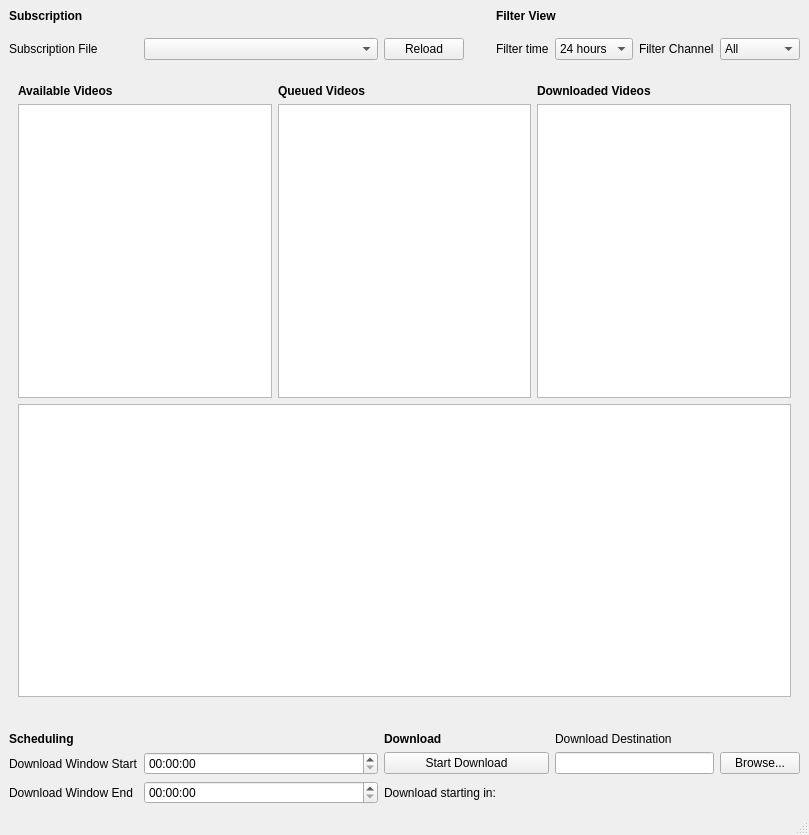
<?xml version="1.0" encoding="UTF-8"?>
<ui version="4.0">
 <class>MainWindow</class>
 <widget class="QMainWindow" name="MainWindow">
  <property name="geometry">
   <rect>
    <x>0</x>
    <y>0</y>
    <width>809</width>
    <height>835</height>
   </rect>
  </property>
  <property name="windowTitle">
   <string>YouTube Download Manager</string>
  </property>
  <widget class="QWidget" name="centralwidget">
   <layout class="QGridLayout" name="gridLayout">
    <item row="0" column="4" colspan="4">
     <widget class="QLabel" name="label_6">
      <property name="font">
       <font>
        <weight>75</weight>
        <bold>true</bold>
       </font>
      </property>
      <property name="text">
       <string>Filter View</string>
      </property>
     </widget>
    </item>
    <item row="1" column="3">
     <spacer name="verticalSpacer">
      <property name="orientation">
       <enum>Qt::Vertical</enum>
      </property>
      <property name="sizeType">
       <enum>QSizePolicy::Maximum</enum>
      </property>
      <property name="sizeHint" stdset="0">
       <size>
        <width>20</width>
        <height>40</height>
       </size>
      </property>
     </spacer>
    </item>
    <item row="1" column="0">
     <widget class="QLabel" name="label_3">
      <property name="text">
       <string>Subscription File</string>
      </property>
     </widget>
    </item>
    <item row="1" column="6">
     <widget class="QLabel" name="label_2">
      <property name="text">
       <string>Filter Channel</string>
      </property>
     </widget>
    </item>
    <item row="1" column="5">
     <widget class="QComboBox" name="timeFilterBox">
      <item>
       <property name="text">
        <string>24 hours</string>
       </property>
      </item>
      <item>
       <property name="text">
        <string>48 hours</string>
       </property>
      </item>
      <item>
       <property name="text">
        <string>7 days</string>
       </property>
      </item>
      <item>
       <property name="text">
        <string>14 days</string>
       </property>
      </item>
      <item>
       <property name="text">
        <string>31 days</string>
       </property>
      </item>
      <item>
       <property name="text">
        <string>1 year</string>
       </property>
      </item>
     </widget>
    </item>
    <item row="1" column="1">
     <widget class="QComboBox" name="subFileBox">
      <property name="sizePolicy">
       <sizepolicy hsizetype="Expanding" vsizetype="Fixed">
        <horstretch>0</horstretch>
        <verstretch>0</verstretch>
       </sizepolicy>
      </property>
      <property name="editable">
       <bool>false</bool>
      </property>
      <property name="currentIndex">
       <number>-1</number>
      </property>
      <item>
       <property name="text">
        <string>...</string>
       </property>
      </item>
     </widget>
    </item>
    <item row="8" column="7">
     <widget class="QPushButton" name="downloadPathButton">
      <property name="text">
       <string>Browse...</string>
      </property>
     </widget>
    </item>
    <item row="8" column="5" colspan="2">
     <widget class="QLineEdit" name="downloadPathEdit">
      <property name="sizePolicy">
       <sizepolicy hsizetype="Minimum" vsizetype="Fixed">
        <horstretch>0</horstretch>
        <verstretch>0</verstretch>
       </sizepolicy>
      </property>
     </widget>
    </item>
    <item row="8" column="1">
     <widget class="QTimeEdit" name="timeStartEdit"/>
    </item>
    <item row="7" column="2">
     <widget class="QLabel" name="label_12">
      <property name="font">
       <font>
        <weight>75</weight>
        <bold>true</bold>
       </font>
      </property>
      <property name="text">
       <string>Download</string>
      </property>
     </widget>
    </item>
    <item row="3" column="0" colspan="8">
     <widget class="QFrame" name="frame">
      <property name="frameShape">
       <enum>QFrame::NoFrame</enum>
      </property>
      <property name="frameShadow">
       <enum>QFrame::Plain</enum>
      </property>
      <property name="lineWidth">
       <number>0</number>
      </property>
      <layout class="QGridLayout" name="gridLayout_2">
       <item row="1" column="2">
        <widget class="QListView" name="downloadedVideoList"/>
       </item>
       <item row="1" column="1">
        <widget class="QListView" name="queuedVideoList"/>
       </item>
       <item row="1" column="0">
        <widget class="QListView" name="availVideoList"/>
       </item>
       <item row="0" column="0">
        <widget class="QLabel" name="label_4">
         <property name="font">
          <font>
           <weight>75</weight>
           <bold>true</bold>
          </font>
         </property>
         <property name="text">
          <string>Available Videos</string>
         </property>
        </widget>
       </item>
       <item row="0" column="1">
        <widget class="QLabel" name="label_10">
         <property name="font">
          <font>
           <weight>75</weight>
           <bold>true</bold>
          </font>
         </property>
         <property name="text">
          <string>Queued Videos</string>
         </property>
        </widget>
       </item>
       <item row="0" column="2">
        <widget class="QLabel" name="label_11">
         <property name="font">
          <font>
           <weight>75</weight>
           <bold>true</bold>
          </font>
         </property>
         <property name="text">
          <string>Downloaded Videos</string>
         </property>
        </widget>
       </item>
       <item row="2" column="0" colspan="3">
        <widget class="QTextBrowser" name="videoBrowser"/>
       </item>
      </layout>
     </widget>
    </item>
    <item row="1" column="2">
     <widget class="QPushButton" name="subReloadButton">
      <property name="text">
       <string>Reload</string>
      </property>
     </widget>
    </item>
    <item row="8" column="0">
     <widget class="QLabel" name="label_8">
      <property name="text">
       <string>Download Window Start</string>
      </property>
     </widget>
    </item>
    <item row="0" column="0" colspan="3">
     <widget class="QLabel" name="label_5">
      <property name="font">
       <font>
        <weight>75</weight>
        <bold>true</bold>
       </font>
      </property>
      <property name="text">
       <string>Subscription</string>
      </property>
     </widget>
    </item>
    <item row="6" column="0" colspan="8">
     <spacer name="horizontalSpacer">
      <property name="orientation">
       <enum>Qt::Horizontal</enum>
      </property>
      <property name="sizeHint" stdset="0">
       <size>
        <width>40</width>
        <height>20</height>
       </size>
      </property>
     </spacer>
    </item>
    <item row="1" column="4">
     <widget class="QLabel" name="label">
      <property name="text">
       <string>Filter time</string>
      </property>
     </widget>
    </item>
    <item row="1" column="7">
     <widget class="QComboBox" name="channelFilterBox">
      <item>
       <property name="text">
        <string>All</string>
       </property>
      </item>
     </widget>
    </item>
    <item row="7" column="0">
     <widget class="QLabel" name="label_7">
      <property name="font">
       <font>
        <weight>75</weight>
        <bold>true</bold>
       </font>
      </property>
      <property name="text">
       <string>Scheduling</string>
      </property>
     </widget>
    </item>
    <item row="9" column="1">
     <widget class="QTimeEdit" name="timeEndEdit"/>
    </item>
    <item row="9" column="0">
     <widget class="QLabel" name="label_9">
      <property name="text">
       <string>Download Window End</string>
      </property>
     </widget>
    </item>
    <item row="8" column="2" colspan="3">
     <widget class="QPushButton" name="pushButton">
      <property name="text">
       <string>Start Download</string>
      </property>
     </widget>
    </item>
    <item row="9" column="2" colspan="3">
     <widget class="QLabel" name="label_13">
      <property name="text">
       <string>Download starting in:</string>
      </property>
     </widget>
    </item>
    <item row="7" column="5" colspan="3">
     <widget class="QLabel" name="label_14">
      <property name="text">
       <string>Download Destination</string>
      </property>
     </widget>
    </item>
   </layout>
  </widget>
  <widget class="QStatusBar" name="statusbar"/>
 </widget>
 <resources/>
 <connections/>
</ui>
